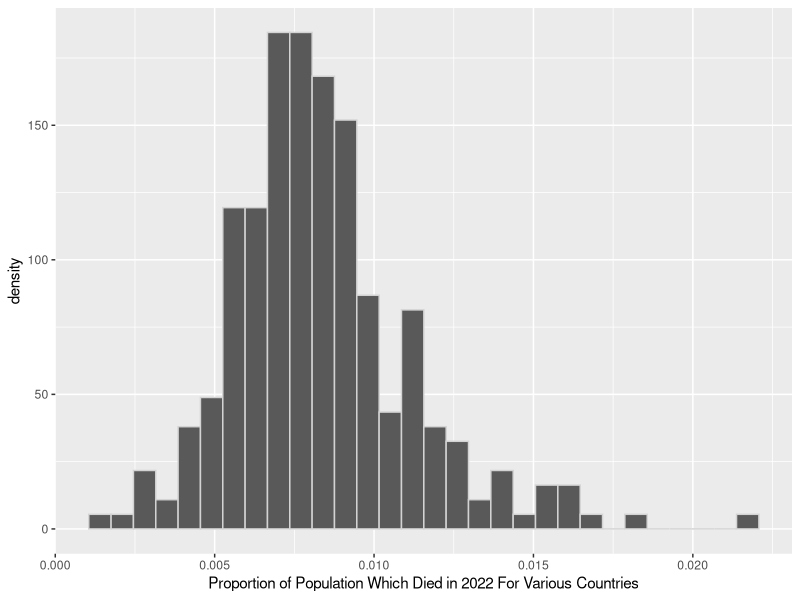
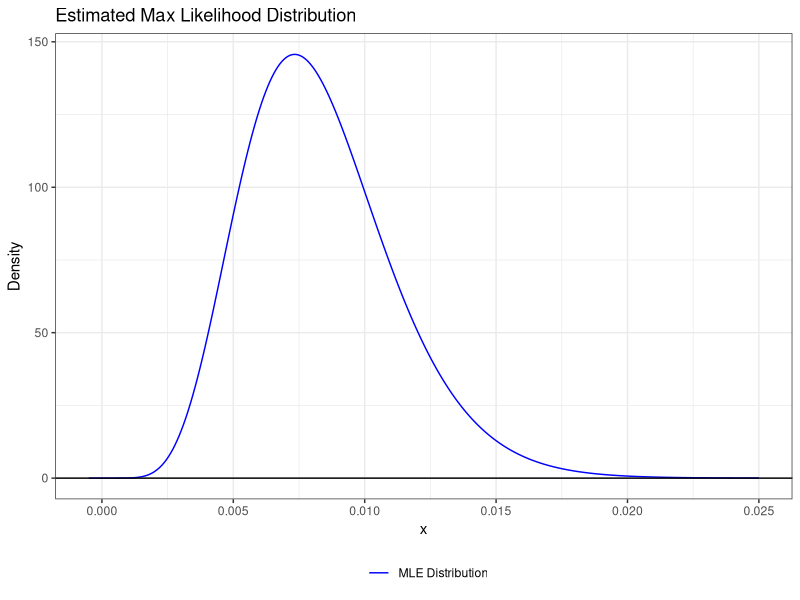
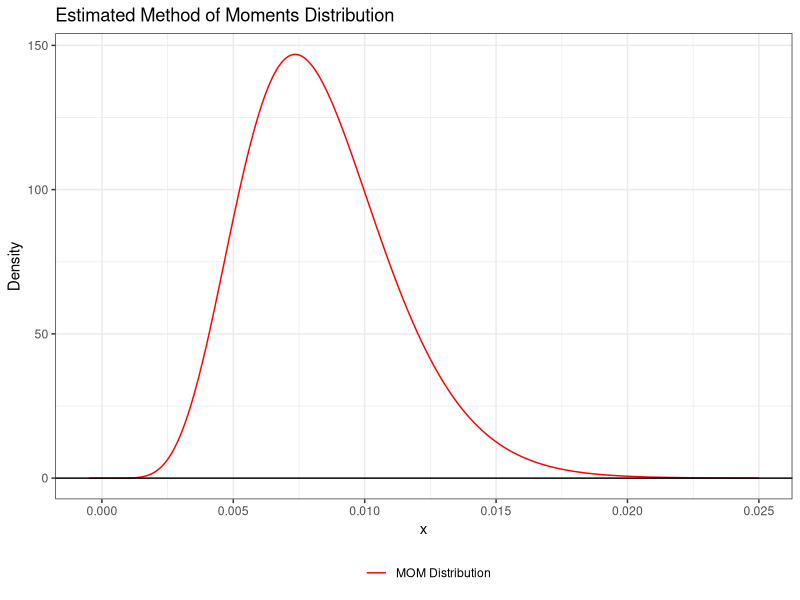
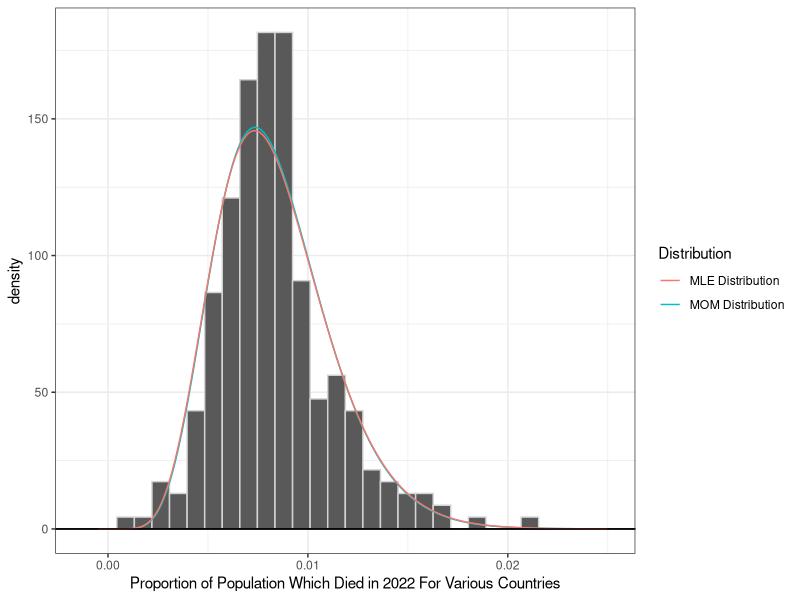

Here is the R script that generated these plots, in order:
########################################################################################################
#LAB 8
########################################################################################################

#Task 6: Collect and Clean Data:
library(tidyverse)

#Read in world bank data csv
world_bank_data <- read_csv("World_Bank_Data.csv") 

#Isolate 2022 Data
world_bank_data_2022 <- world_bank_data["2022"] |>
  #Divide by 1000 to Death rate per 1000 citizens
  mutate(`2022` = `2022`/1000) |>
  #Rename 2022 column
  rename("Percent_Died" = "2022")

#Task 7: What are alpha and beta:

###################
# MOM (Method of Moments)
# Copied and Adapted  From rcode-lecture14
###################
library(nleqslv)

MOM.beta<- function(data, par){
  alpha <- par[1]
  beta <- par[2]
    
  EX <- alpha/(alpha+beta)
  EX2 <- (((alpha+1)*alpha))/((alpha+beta+1)*(alpha+beta))
  m1 <- mean(data, na.rm=TRUE)
  m2 <- mean(data^2, na.rm=TRUE)
  
  return(c(EX-m1, EX2-m2)) 
}

(MOMs <- nleqslv(x = c(1,1), 
        fn = MOM.beta,
        data= world_bank_data_2022$'Percent_Died'))

alpha.hat.mom <- MOMs$x[1]
beta.hat.mom <- MOMs$x[2]

###################
# MLE (Maximum Likelihood Estimator)
# Copied and Adapted From rcode-lecture14
###################
llbeta <- function(data, par, neg=FALSE){
  alpha <- par[1]
  beta <- par[2]
  loglik <- sum(log(dbeta(x=data, shape1 = alpha, shape2 = beta)), na.rm=TRUE)
  
  return(ifelse(neg, -loglik, loglik))
}

(mles <- optim(par = c(1,1),
               fn = llbeta,
               data= world_bank_data_2022$'Percent_Died',
               neg = TRUE))

alpha.hat.mle <- mles$par[1]
beta.hat.mle <- mles$par[2]

###################
# Plot Histogram of Data Superimposed MOM and MLE Distributions
###################
#Graph histogram of Data
ggplot() +
  geom_histogram(data= world_bank_data_2022,
                 aes(x= Percent_Died,
                     y= after_stat(density)),
                 color="lightgrey") +
  xlab("Proportion of Population Which Died in 2022 For Various Countries")


#Graph Estimated Max Likelihood
Estimated.Max.Likelihood.Data <- tibble(x = seq(-0.0005, 0.025, length.out=1000))|>   # generate a grid of points
  mutate(beta.pdf = dbeta(x, alpha.hat.mle, beta.hat.mle)) # Compute Beta PDF

ggplot(data= Estimated.Max.Likelihood.Data)+                           # specify data
  geom_line(aes(x=x, y=beta.pdf, color="MLE Distribution")) +                      # plot beta dist
  geom_hline(yintercept=0)+                                            # plot x axis
  theme_bw()+                                                          # change theme
  xlab("x")+                                                           # label x axis
  ylab("Density")+                                                     # label y axis
  scale_color_manual("", values = c("blue"))+                          # change colors
  theme(legend.position = "bottom") +                                  # move legend to bottom
  ggtitle("Estimated Max Likelihood Distribution")                     # title graph  


#Graph Estimated MOM
Estimated.MOM.Data <- tibble(x = seq(-0.0005, 0.025, length.out=1000))|>   # generate a grid of points
  mutate(beta.pdf = dbeta(x, alpha.hat.mom, beta.hat.mom)) # Compute Beta PDF

ggplot(data= Estimated.MOM.Data)+                                      # specify data
  geom_line(aes(x=x, y=beta.pdf, color="MOM Distribution")) +                       # plot beta dist
  geom_hline(yintercept=0)+                                            # plot x axis
  theme_bw()+                                                          # change theme
  xlab("x")+                                                           # label x axis
  ylab("Density")+                                                     # label y axis
  scale_color_manual("", values = c("red"))+                           # change colors
  theme(legend.position = "bottom") +                                  # move legend to bottom
  ggtitle("Estimated Method of Moments Distribution")                     # title graph  



#Superimpose
ggplot() +
  geom_histogram(data= world_bank_data_2022,
                 aes(x= Percent_Died,
                     y= after_stat(density)),
                 color="lightgrey") +
  xlab("Proportion of Population Which Died in 2022 For Various Countries") +
  
  geom_line(aes(x=x, y=beta.pdf, color="MOM Distribution"),
            data = Estimated.MOM.Data) +                 
  geom_hline(yintercept=0)+                                        
  theme_bw() +
  
  geom_line(aes(x=x, y=beta.pdf, color="MLE Distribution"),
            data = Estimated.Max.Likelihood.Data) +         
  geom_hline(yintercept=0)+                                            
  theme_bw() +
  labs(color = "Distribution")

#Task 8: Which estimators should we use?
alpha8 = 8
beta8 = 950
sample.size <- 266 # Specify sample details


# Create empty tibble
results_tibble <- tibble(
  iteration = numeric(),
  alpha_hat_mom = numeric(),
  beta_hat_mom = numeric(),
  alpha_hat_mle = numeric(),
  beta_hat_mle = numeric()
)

for (i in 1:1000){
  set.seed(7272+i) # Set seed so we all get the same results.
  beta.sample <- rbeta(n = sample.size,  # sample size
                       shape1 = alpha8,   # alpha parameter
                       shape2 = beta8)    # beta parameter
###################
# Calculate MOM
  
  (MOMs <- nleqslv(x = c(1,1), 
                   fn = MOM.beta,
                   data= beta.sample))
  
  alpha.hat.mom8 <- MOMs$x[1]
  beta.hat.mom8 <- MOMs$x[2]
  
###################
# Calculate MLE
  
  (mles <- optim(par = c(1,1),
                 fn = llbeta,
                 data= beta.sample,
                 neg = TRUE))
  
  alpha.hat.mle8 <- mles$par[1]
  beta.hat.mle8 <- mles$par[2]
  
###################
# Add results to tibble
  results_tibble <- results_tibble |>
    add_row(
      iteration = i,
      alpha_hat_mom = alpha.hat.mom8,
      beta_hat_mom = beta.hat.mom8,
      alpha_hat_mle = alpha.hat.mle8,
      beta_hat_mle = beta.hat.mle8
    )
}

#Plot estimated densities
